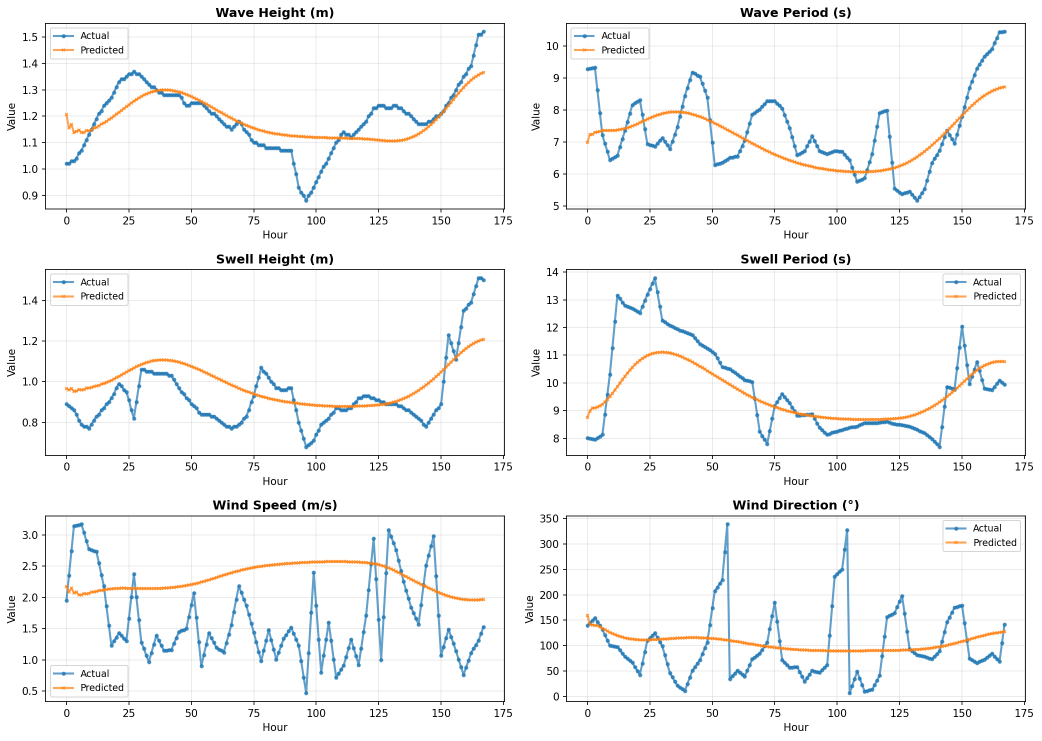
#> input picture surfapp--ml-engine/artifacts/sample_predictions.png, 2083 x 1481 px (shown at 1/2 size)
$ python image_hash.py artifacts/sample_predictions.png
#> lines starting #> are read from the running program, lines starting #| are printed output that depends on the picture
"""
Image Hash Utility for Duplicate Detection
Uses perceptual hashing (pHash) to detect duplicate/similar images
"""

import sys
import json
import cv2
import numpy as np
from pathlib import Path


def compute_phash(image_path: str, hash_size: int = 16) -> str:
    """
    Compute perceptual hash (pHash) of an image.
    pHash is robust to minor changes like resizing, compression, color adjustments.

    Args:
        image_path: Path to the image file
        hash_size: Size of the hash (default 16 = 256 bit hash)

    Returns:
        Hexadecimal string representation of the hash
    """
    try:
        # Read image
        img = cv2.imread(image_path)
        if img is None:
            return None

        # Convert to grayscale
        gray = cv2.cvtColor(img, cv2.COLOR_BGR2GRAY)

        # Resize to hash_size + 1 (we need one extra row/column for DCT)
        resized = cv2.resize(gray, (hash_size + 1, hash_size + 1), interpolation=cv2.INTER_AREA)

        # Compute DCT (Discrete Cosine Transform)
        dct = cv2.dct(np.float32(resized))

        # Keep only top-left hash_size x hash_size (low frequency components)
        dct_low = dct[:hash_size, :hash_size]

        # Compute median (excluding the DC component)
        dct_low_flat = dct_low.flatten()
        median = np.median(dct_low_flat[1:])  # Skip DC component

        # Create binary hash based on median
        binary_hash = (dct_low_flat > median).astype(int)

        # Convert to hexadecimal string
        hash_int = int(''.join(map(str, binary_hash)), 2)
        hex_hash = format(hash_int, f'0{hash_size * hash_size // 4}x')

        return hex_hash

    except Exception as e:
        print(f"Error computing hash: {e}", file=sys.stderr)
        return None


def compute_dhash(image_path: str, hash_size: int = 8) -> str:
    """
    Compute difference hash (dHash) of an image.
    dHash is simpler and faster than pHash, good for exact duplicate detection.

    Args:
        image_path: Path to the image file
        hash_size: Size of the hash (default 8 = 64 bit hash)

    Returns:
        Hexadecimal string representation of the hash
    """
    try:
        # Read image
        img = cv2.imread(image_path)
        if img is None:
            return None

        # Convert to grayscale
        gray = cv2.cvtColor(img, cv2.COLOR_BGR2GRAY)

        # Resize to (hash_size + 1, hash_size)
        resized = cv2.resize(gray, (hash_size + 1, hash_size), interpolation=cv2.INTER_AREA)

        # Compute difference (compare adjacent pixels)
        diff = resized[:, 1:] > resized[:, :-1]

        # Convert to hexadecimal string
        hash_int = sum([2 ** i for i, v in enumerate(diff.flatten()) if v])
        hex_hash = format(hash_int, f'0{hash_size * hash_size // 4}x')

        return hex_hash

    except Exception as e:
        print(f"Error computing dhash: {e}", file=sys.stderr)
        return None


def compute_combined_hash(image_path: str) -> str:
    """
    Compute a combined hash using both pHash and dHash for more robust detection.

    Returns:
        Combined hash string (phash:dhash format)
    """
    phash = compute_phash(image_path, hash_size=8)  # 64-bit pHash
    dhash = compute_dhash(image_path, hash_size=8)  # 64-bit dHash

    if phash and dhash:
        return f"{phash}:{dhash}"
    elif phash:
        return phash
    elif dhash:
        return dhash
    return None


def hamming_distance(hash1: str, hash2: str) -> int:
    """
    Compute Hamming distance between two hashes.
    Lower distance = more similar images.

    Args:
        hash1: First hash string
        hash2: Second hash string

    Returns:
        Number of differing bits (0 = identical)
    """
    if not hash1 or not hash2:
        return float('inf')

    # Handle combined hashes
    if ':' in hash1 and ':' in hash2:
        p1, d1 = hash1.split(':')
        p2, d2 = hash2.split(':')
        return hamming_distance(p1, p2) + hamming_distance(d1, d2)

    # Convert hex to binary and compare
    try:
        int1 = int(hash1, 16)
        int2 = int(hash2, 16)
        xor = int1 ^ int2
        return bin(xor).count('1')
    except ValueError:
        return float('inf')


def get_image_hash(image_path: str) -> dict:
    """
    Main function to compute image hash for duplicate detection.

    Returns:
        Dictionary with hash and success status
    """
    path = Path(image_path)

    if not path.exists():
        return {
            "success": False,
            "error": f"Image file not found: {image_path}"
        }

    hash_value = compute_combined_hash(image_path)
#> in compute_phash, img is the input picture: shape (1481, 2083, 3); mean B, G, R 245.9, 245.7, 245
#> in compute_phash, `gray = cv2.cvtColor(img, cv2.COLOR_BGR2GRAY)`:
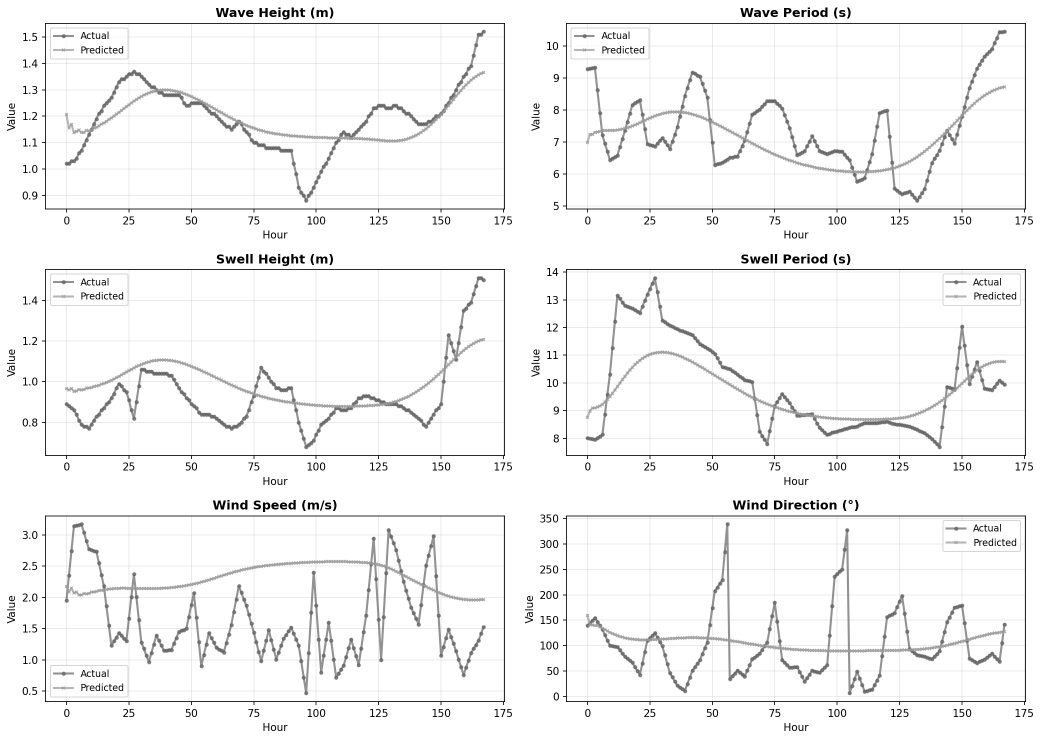
#> gray: shape (1481, 2083) (shown at 1/2 size); min 0, max 255, mean 245.5
#> in compute_phash, `dct_low_flat = dct_low.flatten()`: dct_low_flat = 64 values, max 2209.1 at index 0, min -9.66 at index 55, mean 34.57
#> in compute_phash, `median = np.median(dct_low_flat[1:])`: median = -0.244
#> in compute_phash, `binary_hash = (dct_low_flat > median).astype(int)`: binary_hash = 64 values, max 1 at index 0, min 0 at index 2, mean 0.5
#> in compute_phash, `hex_hash = format(hash_int, f'0{hash_size * hash_size // 4}x')`: hex_hash = 'd8e42a39a535cada'
#> in compute_dhash, `hash_int = sum([2 ** i for i, v in enumerate(diff.flatten()) if v])`: hash_int = 10221020562601069893
#> in compute_dhash, `hex_hash = format(hash_int, f'0{hash_size * hash_size // 4}x')`: hex_hash = '8dd85c0c63cccd45'
#> hash_value = 'd8e42a39a535cada:8dd85c0c63cccd45'

    if hash_value:
        return {
            "success": True,
            "hash": hash_value
        }
    else:
        return {
            "success": False,
            "error": "Failed to compute image hash"
        }


# CLI interface for Node.js integration
if __name__ == "__main__":
    if len(sys.argv) < 2:
        print(json.dumps({"success": False, "error": "No image path provided"}))
        sys.exit(1)

    image_path = sys.argv[1]
    result = get_image_hash(image_path)
#> result = {'success': True, 'hash': 'd8e42a39a535cada:8dd85c0c63cccd45'}
    print(json.dumps(result))
#| {"success": true, "hash": "d8e42a39a535cada:8dd85c0c63cccd45"}
